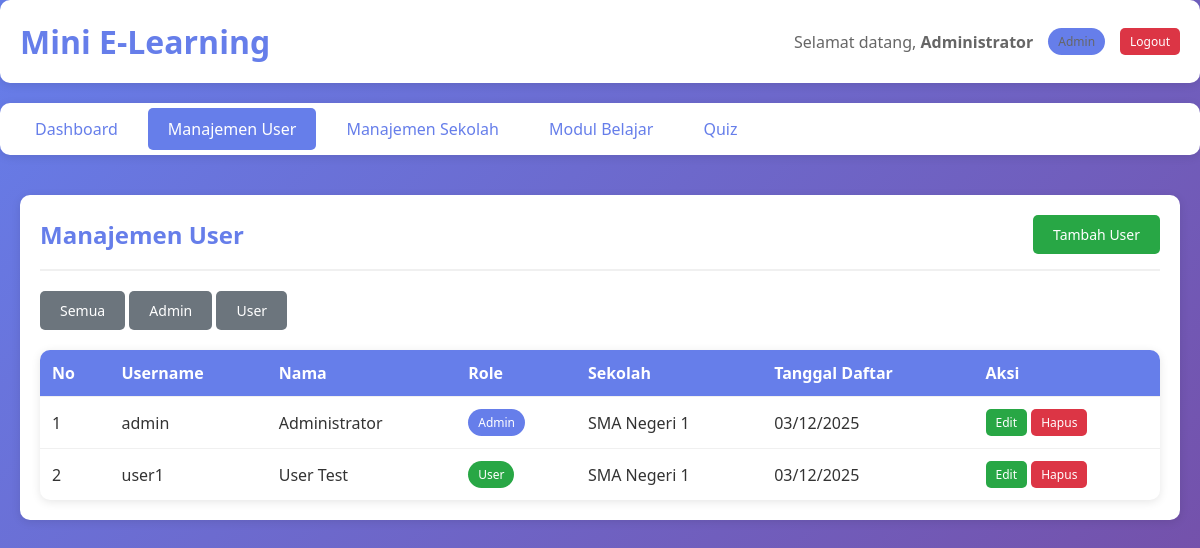
The app's page /public/?page=user&action=list (signed in), older data.
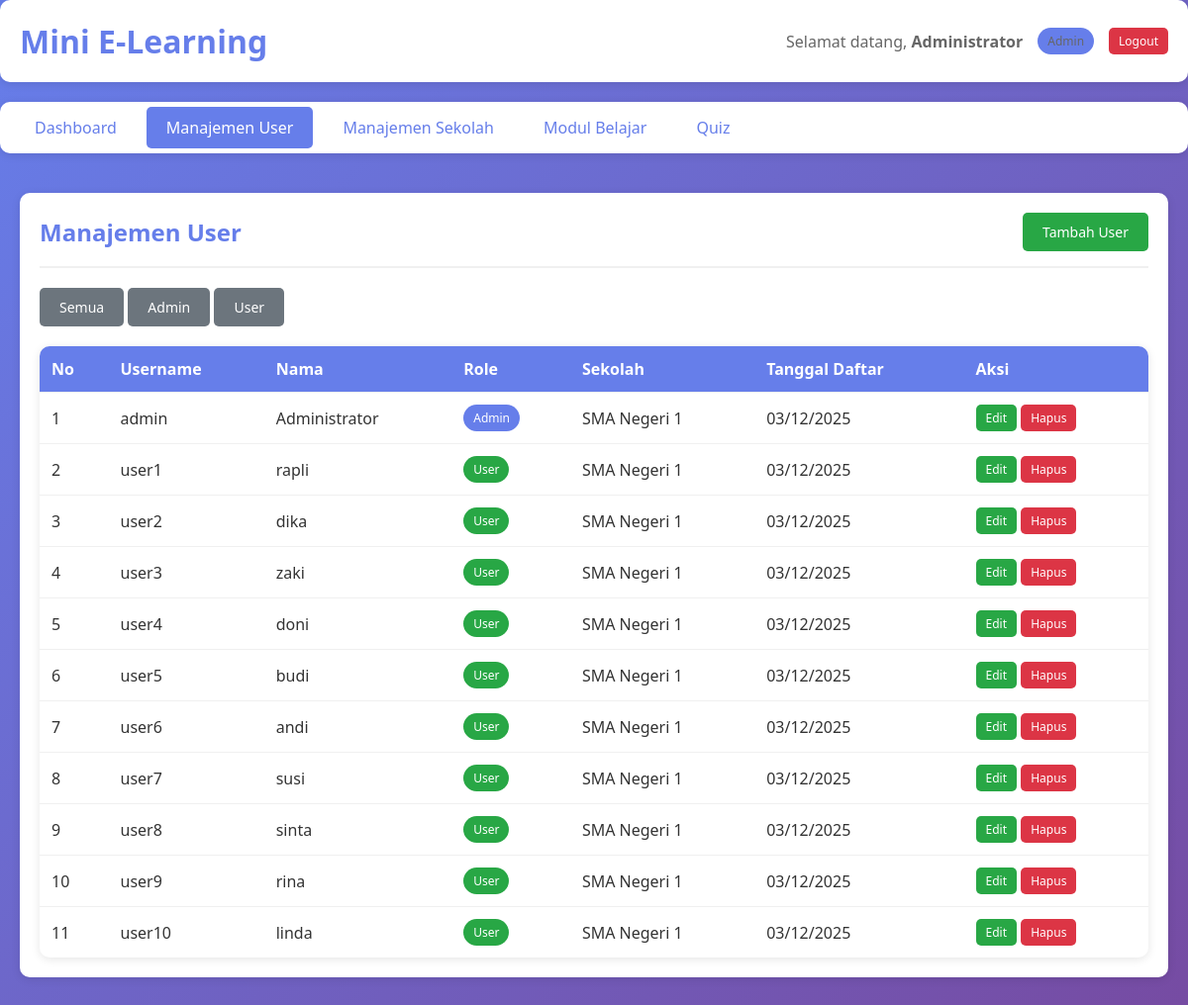
The same page, newer data.
### tables this page shows
CREATE TABLE IF NOT EXISTS users (
    id INT AUTO_INCREMENT PRIMARY KEY,
    username VARCHAR(100) NOT NULL UNIQUE,
    password VARCHAR(255) NOT NULL,
    nama VARCHAR(255) NOT NULL,
    role ENUM('admin', 'user') NOT NULL DEFAULT 'user',
    sekolah_id INT,
    created_at TIMESTAMP DEFAULT CURRENT_TIMESTAMP,
    FOREIGN KEY (sekolah_id) REFERENCES sekolah(id) ON DELETE SET NULL
);

CREATE TABLE IF NOT EXISTS sekolah (
    id INT AUTO_INCREMENT PRIMARY KEY,
    nama_sekolah VARCHAR(255) NOT NULL,
    alamat TEXT,
    created_at TIMESTAMP DEFAULT CURRENT_TIMESTAMP
);

### app/controllers/user_controller.php (called while the page is built, shortened)
<?php
require_once __DIR__ . '/../models/auth_model.php';
require_once __DIR__ . '/../models/user_model.php';
function user_list() {
    $role_filter = $_GET['role'] ?? null;
    $users = get_all_users($role_filter);
    include __DIR__ . '/../views/user/list.php';
}
?>

### app/models/auth_model.php (called while the page is built, shortened)
<?php
require_once __DIR__ . '/db_functions.php';
function is_logged_in() {
    return isset($_SESSION['user_id']) && !empty($_SESSION['user_id']);
}
function is_admin() {
    return isset($_SESSION['role']) && $_SESSION['role'] === 'admin';
}
?>

### app/models/user_model.php (called while the page is built, shortened)
<?php
require_once __DIR__ . '/db_functions.php';
function get_all_users($role = null) {
    if ($role) {
        $sql = "SELECT u.id, u.username, u.nama, u.role, u.sekolah_id, u.created_at, s.nama_sekolah
                FROM users u
                LEFT JOIN sekolah s ON u.sekolah_id = s.id
                WHERE u.role = ?
                ORDER BY u.created_at DESC";
        return db_fetch_all($sql, [$role]);
    } else {
        $sql = "SELECT u.id, u.username, u.nama, u.role, u.sekolah_id, u.created_at, s.nama_sekolah
                FROM users u
                LEFT JOIN sekolah s ON u.sekolah_id = s.id
                ORDER BY u.created_at DESC";
        return db_fetch_all($sql);
    }
}
?>

### app/models/db_functions.php (called while the page is built, shortened)
<?php
function db_query($sql, $params = []) {
    $conn = get_db_connection();
    try {
        $stmt = $conn->prepare($sql);
        $stmt->execute($params);
        return $stmt;
    } catch (PDOException $e) {
        error_log("Database error: " . $e->getMessage());
        return false;
    }
}
function db_fetch_all($sql, $params = []) {
    $stmt = db_query($sql, $params);
    if ($stmt) {
        return $stmt->fetchAll();
    }
    return [];
}
?>

### app/views/user/list.php (the view, shortened to what this page needs)
<?php
require_once __DIR__ . '/../layouts/header.php';
?>
<div class="container">
    <div class="card">
        <div class="card-header">
            <h2>Manajemen User</h2>
            <a href="<?php echo APP_URL; ?>?page=user&action=create" class="btn btn-success">Tambah User</a>
        </div>
        <div style="margin-bottom: 20px;">
            <a href="<?php echo APP_URL; ?>?page=user&action=list" class="btn btn-secondary">Semua</a>
            <a href="<?php echo APP_URL; ?>?page=user&action=list&role=admin" class="btn btn-secondary">Admin</a>
            <a href="<?php echo APP_URL; ?>?page=user&action=list&role=user" class="btn btn-secondary">User</a>
        </div>
        <table class="table">
            <thead>
                <tr>
                    <th>No</th>
                    <th>Username</th>
                    <th>Nama</th>
                    <th>Role</th>
                    <th>Sekolah</th>
                    <th>Tanggal Daftar</th>
                    <th>Aksi</th>
                </tr>
            </thead>
            <tbody>
                <?php if (empty($users)): ?>
                    <tr>
                        <td colspan="7" style="text-align: center;">Tidak ada data</td>
                    </tr>
                <?php else: ?>
                    <?php $no = 1; foreach ($users as $user): ?>
                        <tr>
                            <td><?php echo $no++; ?></td>
                            <td><?php echo htmlspecialchars($user['username']); ?></td>
                            <td><?php echo htmlspecialchars($user['nama']); ?></td>
                            <td>
                                <span class="badge <?php echo $user['role'] === 'admin' ? 'badge-primary' : 'badge-success'; ?>">
                                    <?php echo ucfirst($user['role']); ?>
                                </span>
                            </td>
                            <td><?php echo htmlspecialchars($user['nama_sekolah'] ?? '-'); ?></td>
                            <td><?php echo date('d/m/Y', strtotime($user['created_at'])); ?></td>
                            <td>
                                <a href="<?php echo APP_URL; ?>?page=user&action=edit&id=<?php echo $user['id']; ?>" class="btn btn-sm btn-success">Edit</a>
                                <a href="<?php echo APP_URL; ?>?page=user&action=delete&id=<?php echo $user['id']; ?>"
                                   class="btn btn-sm btn-danger"
                                   onclick="return confirm('Yakin ingin menghapus user ini?');">Hapus</a>
                            </td>
                        </tr>
                    <?php endforeach; ?>
                <?php endif; ?>
            </tbody>
        </table>
    </div>
</div>
<?php require_once __DIR__ . '/../layouts/footer.php'; ?>

### public/index.php (shortened to what this page needs)
<?php
$page = $_GET['page'] ?? 'login';
$action = $_GET['action'] ?? '';
require_once __DIR__ . '/../app/controllers/user_controller.php';
switch ($page) {
    case 'user':
        switch ($action) {
            case 'list':
                user_list();
                break;
        }
        break;
}
?>

### app/views/layouts/header.php (shortened to what this page needs)
<?php
require_once __DIR__ . '/../../models/auth_model.php';
?>
<!DOCTYPE html>
<html lang="id">
<head>
    <link rel="stylesheet" href="<?php echo APP_URL; ?>../app/assets/css/style.css">
</head>
<body>
    <?php if (is_logged_in()): ?>
    <div class="header">
        <h1><?php echo APP_NAME; ?></h1>
        <div class="user-info">
            <span>Selamat datang, <strong><?php echo htmlspecialchars($_SESSION['nama']); ?></strong></span>
            <span class="badge <?php echo is_admin() ? 'badge-primary' : 'badge-success'; ?>">
                <?php echo ucfirst($_SESSION['role']); ?>
            </span>
            <a href="<?php echo APP_URL; ?>?page=logout" class="btn btn-danger btn-sm">Logout</a>
        </div>
    </div>
    <div class="nav">
        <ul>
            <li><a href="<?php echo APP_URL; ?>?page=dashboard" class="<?php echo (isset($_GET['page']) && $_GET['page'] === 'dashboard') ? 'active' : ''; ?>">Dashboard</a></li>
            <?php if (is_admin()): ?>
                <li><a href="<?php echo APP_URL; ?>?page=user&action=list" class="<?php echo (isset($_GET['page']) && $_GET['page'] === 'user') ? 'active' : ''; ?>">Manajemen User</a></li>
                <li><a href="<?php echo APP_URL; ?>?page=sekolah&action=list" class="<?php echo (isset($_GET['page']) && $_GET['page'] === 'sekolah') ? 'active' : ''; ?>">Manajemen Sekolah</a></li>
                <li><a href="<?php echo APP_URL; ?>?page=modul&action=list" class="<?php echo (isset($_GET['page']) && $_GET['page'] === 'modul') ? 'active' : ''; ?>">Modul Belajar</a></li>
                <li><a href="<?php echo APP_URL; ?>?page=quiz&action=list" class="<?php echo (isset($_GET['page']) && $_GET['page'] === 'quiz') ? 'active' : ''; ?>">Quiz</a></li>
            <?php endif; ?>
        </ul>
    </div>
    <?php endif; ?>

### app/views/layouts/footer.php
</body>
</html>

### app/assets/css/style.css (style rules this page uses)
* { margin: 0; padding: 0; box-sizing: border-box; }
body { font-family: 'Segoe UI', Tahoma, Geneva, Verdana, sans-serif; background: linear-gradient(135deg, #667eea 0%, #764ba2 100%); min-height: 100vh; color: #333; }
.container { max-width: 1200px; margin: 0 auto; padding: 20px; }
.header { background: white; padding: 20px; border-radius: 10px; margin-bottom: 20px; box-shadow: 0 2px 10px rgba(0, 0, 0, 0.1); display: flex; justify-content: space-between; align-items: center; }
.header h1 { color: #667eea; }
.user-info { display: flex; align-items: center; gap: 15px; }
.user-info span { color: #666; }
.nav { background: white; padding: 15px; border-radius: 10px; margin-bottom: 20px; box-shadow: 0 2px 10px rgba(0, 0, 0, 0.1); }
.nav ul { list-style: none; display: flex; gap: 10px; flex-wrap: wrap; }
.nav a { padding: 10px 20px; text-decoration: none; color: #667eea; border-radius: 5px; transition: all 0.3s; }
.nav a:hover, .nav a.active { background: #667eea; color: white; }
.card { background: white; padding: 20px; border-radius: 10px; margin-bottom: 20px; box-shadow: 0 2px 10px rgba(0, 0, 0, 0.1); }
.card-header { display: flex; justify-content: space-between; align-items: center; margin-bottom: 20px; padding-bottom: 15px; border-bottom: 2px solid #f0f0f0; }
.card-header h2 { color: #667eea; }
.btn { padding: 10px 20px; border: none; border-radius: 5px; cursor: pointer; font-size: 14px; text-decoration: none; display: inline-block; transition: all 0.3s; }
.btn-success { background: #28a745; color: white; }
.btn-danger { background: #dc3545; color: white; }
.btn-secondary { background: #6c757d; color: white; }
.btn-sm { padding: 5px 10px; font-size: 12px; }
.table { width: 100%; border-collapse: collapse; background: white; border-radius: 10px; overflow: hidden; box-shadow: 0 2px 10px rgba(0, 0, 0, 0.1); }
.table thead { background: #667eea; color: white; }
.table th, .table td { padding: 12px; text-align: left; border-bottom: 1px solid #f0f0f0; }
.table tbody tr:last-child td { border-bottom: none; }
.badge { display: inline-block; padding: 5px 10px; border-radius: 20px; font-size: 12px; font-weight: 500; }
.badge-success { background: #28a745; color: white; }
.badge-primary { background: #667eea; color: white; }

Row changes from the older to the newer data that the page shows:
changed users "user1": nama "User Test" → "rapli"
added users: username "user2", nama "dika", role "User", sekolah.nama_sekolah "SMA Negeri 1", created_at "03/12/2025"
added users: username "user3", nama "zaki", role "User", sekolah.nama_sekolah "SMA Negeri 1", created_at "03/12/2025"
added users: username "user4", nama "doni", role "User", sekolah.nama_sekolah "SMA Negeri 1", created_at "03/12/2025"
added users: username "user5", nama "budi", role "User", sekolah.nama_sekolah "SMA Negeri 1", created_at "03/12/2025"
added users: username "user6", nama "andi", role "User", sekolah.nama_sekolah "SMA Negeri 1", created_at "03/12/2025"
added users: username "user7", nama "susi", role "User", sekolah.nama_sekolah "SMA Negeri 1", created_at "03/12/2025"
added users: username "user8", nama "sinta", role "User", sekolah.nama_sekolah "SMA Negeri 1", created_at "03/12/2025"
added users: username "user9", nama "rina", role "User", sekolah.nama_sekolah "SMA Negeri 1", created_at "03/12/2025"
added users: username "user10", nama "linda", role "User", sekolah.nama_sekolah "SMA Negeri 1", created_at "03/12/2025"
